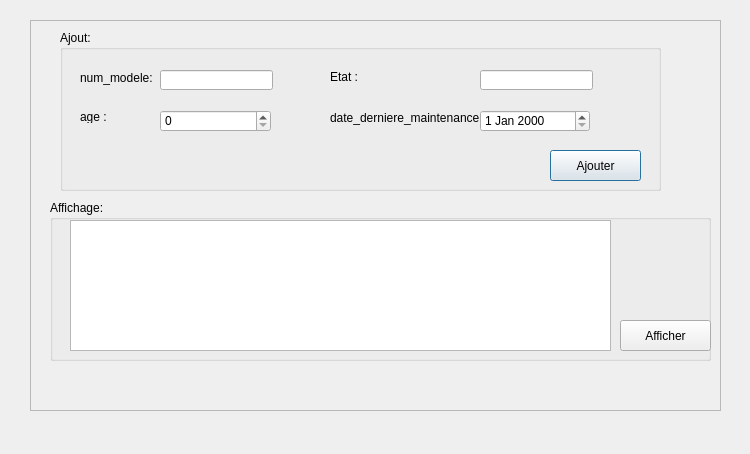
<?xml version="1.0" encoding="UTF-8"?>
<ui version="4.0">
 <class>Fiche_suivimain</class>
 <widget class="QDialog" name="Fiche_suivimain">
  <property name="geometry">
   <rect>
    <x>0</x>
    <y>0</y>
    <width>750</width>
    <height>454</height>
   </rect>
  </property>
  <property name="windowTitle">
   <string>Dialog</string>
  </property>
  <widget class="QFrame" name="frame">
   <property name="geometry">
    <rect>
     <x>30</x>
     <y>20</y>
     <width>691</width>
     <height>391</height>
    </rect>
   </property>
   <property name="frameShape">
    <enum>QFrame::StyledPanel</enum>
   </property>
   <property name="frameShadow">
    <enum>QFrame::Raised</enum>
   </property>
   <widget class="QGroupBox" name="groupBox">
    <property name="geometry">
     <rect>
      <x>30</x>
      <y>10</y>
      <width>601</width>
      <height>161</height>
     </rect>
    </property>
    <property name="title">
     <string>Ajout:</string>
    </property>
    <widget class="QLabel" name="label">
     <property name="geometry">
      <rect>
       <x>20</x>
       <y>40</y>
       <width>91</width>
       <height>16</height>
      </rect>
     </property>
     <property name="text">
      <string>num_modele:</string>
     </property>
    </widget>
    <widget class="QLabel" name="label_2">
     <property name="geometry">
      <rect>
       <x>20</x>
       <y>80</y>
       <width>47</width>
       <height>13</height>
      </rect>
     </property>
     <property name="text">
      <string>age :</string>
     </property>
    </widget>
    <widget class="QLabel" name="label_3">
     <property name="geometry">
      <rect>
       <x>270</x>
       <y>80</y>
       <width>151</width>
       <height>16</height>
      </rect>
     </property>
     <property name="text">
      <string>date_derniere_maintenance :</string>
     </property>
    </widget>
    <widget class="QLineEdit" name="LEnum">
     <property name="geometry">
      <rect>
       <x>100</x>
       <y>40</y>
       <width>113</width>
       <height>20</height>
      </rect>
     </property>
    </widget>
    <widget class="QDateEdit" name="LEdate">
     <property name="geometry">
      <rect>
       <x>420</x>
       <y>80</y>
       <width>110</width>
       <height>22</height>
      </rect>
     </property>
    </widget>
    <widget class="QSpinBox" name="LEage">
     <property name="geometry">
      <rect>
       <x>100</x>
       <y>80</y>
       <width>111</width>
       <height>22</height>
      </rect>
     </property>
    </widget>
    <widget class="QLabel" name="label_4">
     <property name="geometry">
      <rect>
       <x>270</x>
       <y>40</y>
       <width>47</width>
       <height>13</height>
      </rect>
     </property>
     <property name="text">
      <string>Etat :</string>
     </property>
    </widget>
    <widget class="QLineEdit" name="LEetat">
     <property name="geometry">
      <rect>
       <x>420</x>
       <y>40</y>
       <width>113</width>
       <height>20</height>
      </rect>
     </property>
    </widget>
    <widget class="QPushButton" name="pushButtonajouter1">
     <property name="geometry">
      <rect>
       <x>490</x>
       <y>120</y>
       <width>91</width>
       <height>31</height>
      </rect>
     </property>
     <property name="text">
      <string>Ajouter</string>
     </property>
    </widget>
   </widget>
   <widget class="QGroupBox" name="groupBox_2">
    <property name="geometry">
     <rect>
      <x>20</x>
      <y>180</y>
      <width>661</width>
      <height>161</height>
     </rect>
    </property>
    <property name="title">
     <string>Affichage:</string>
    </property>
    <widget class="QTableView" name="tableView">
     <property name="geometry">
      <rect>
       <x>20</x>
       <y>20</y>
       <width>541</width>
       <height>131</height>
      </rect>
     </property>
    </widget>
    <widget class="QPushButton" name="pushButtonafficher2">
     <property name="geometry">
      <rect>
       <x>570</x>
       <y>120</y>
       <width>91</width>
       <height>31</height>
      </rect>
     </property>
     <property name="text">
      <string>Afficher</string>
     </property>
    </widget>
   </widget>
  </widget>
 </widget>
 <resources/>
 <connections/>
</ui>
